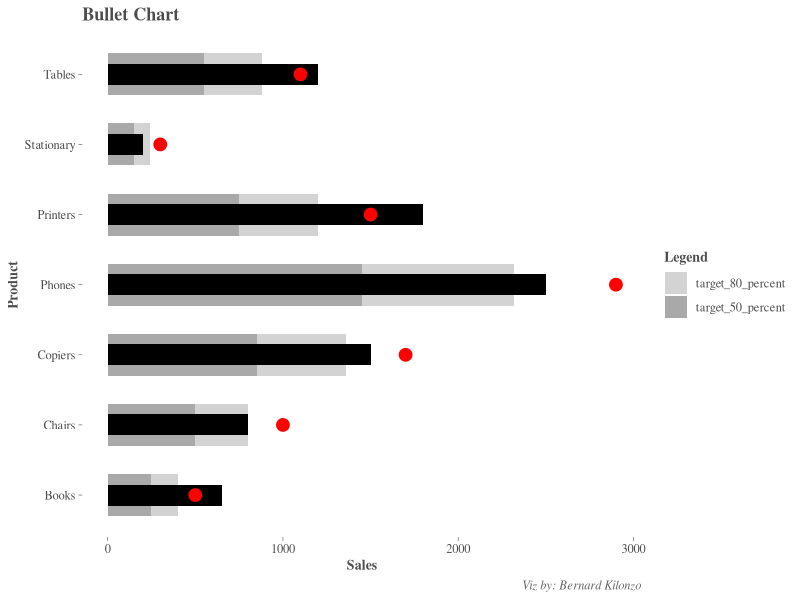
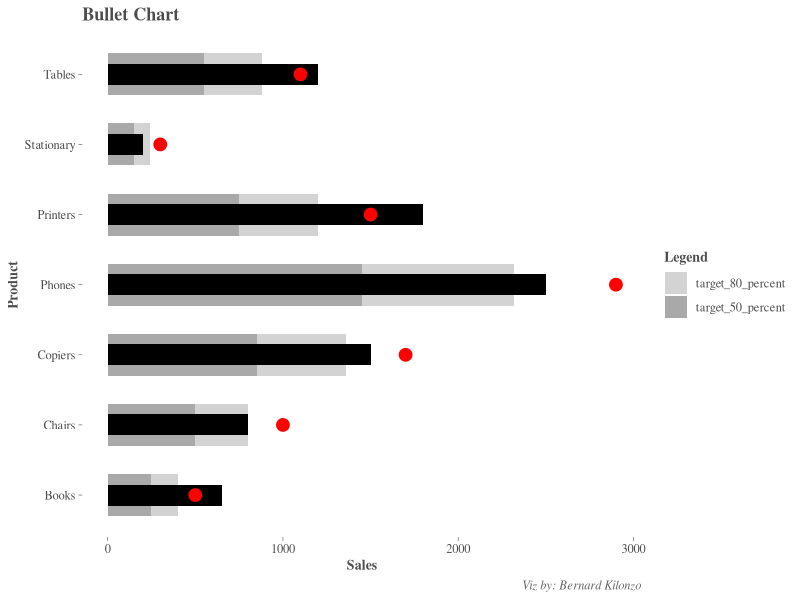

R code for these plots, in order:
setwd("C:\\Users\\berna\\OneDrive\\Desktop\\Production\\dataviz\\code\\Bullet chart")
#load libraries
library(tidyverse)

#create sample data
data <- data.frame(
  product = c("Chairs","Tables","Stationary","Phones","Copiers","Books","Printers"),
  sales = c(800,1200,200,2500,1500,650,1800),
  target = c(1000,1100,300,2900,1700,500,1500),
  target_80_percent = c(300,330,90,870,510,150,450),
  target_50_percent = c(500,550,150,1450,850,250,750)
)

#Flagging products met or exceeded target
data<-data%>%
  mutate(on_target = target>=sales)

#shaping data
data_pivot<-data%>%pivot_longer(target_80_percent:target_50_percent, names_to = "targets", values_to = "value")

#ordering the targets
data_pivot$targets<-factor(data_pivot$targets, levels = c("target_80_percent","target_50_percent"))

#creating bullet chart in ggplot2
bc<-ggplot(data_pivot, aes(x = product, y = value)) +
  geom_bar(aes(fill = targets), stat = "identity", width = 0.6) +
  geom_bar(data = data, aes(x = product, y = sales), stat = "identity", fill = "black", width = 0.3) +
  geom_point(data = data, aes(x = product, y = target),stat = "identity", color = "red", size = 4) +
  coord_flip() +
  scale_fill_manual(values = c( "target_80_percent" = "#d3d3d3", "target_50_percent" = "#a9a9a9")) +
  labs(title = "Bullet Chart", x = "Product", y = "Sales", fill = "Legend", caption = "Viz by: Bernard Kilonzo")+
  theme(panel.background = element_blank(),
        axis.title = element_text(family = "serif",face = "bold", size = 10, color = "gray30"),
        axis.text = element_text(family = "serif", size = 9, color = "gray30"),
        axis.ticks = element_line(linewidth = 0.2, color = "gray30"),
        legend.title = element_text(family = "serif", face = "bold", size = 10, color = "gray30"),
        legend.text = element_text(family = "serif", size = 9, color = "gray30"),
        plot.title = element_text(family = "serif",face = "bold", size = 13, color = "gray30"),
        plot.caption = element_text(family = "serif", face = "italic", size = 9, color = "gray40"))
bc
#saving the plot
ggsave(plot = bc, filename = "bullet_chart.png",
       width = 8, height = 6, units = "in", dpi = 300)
